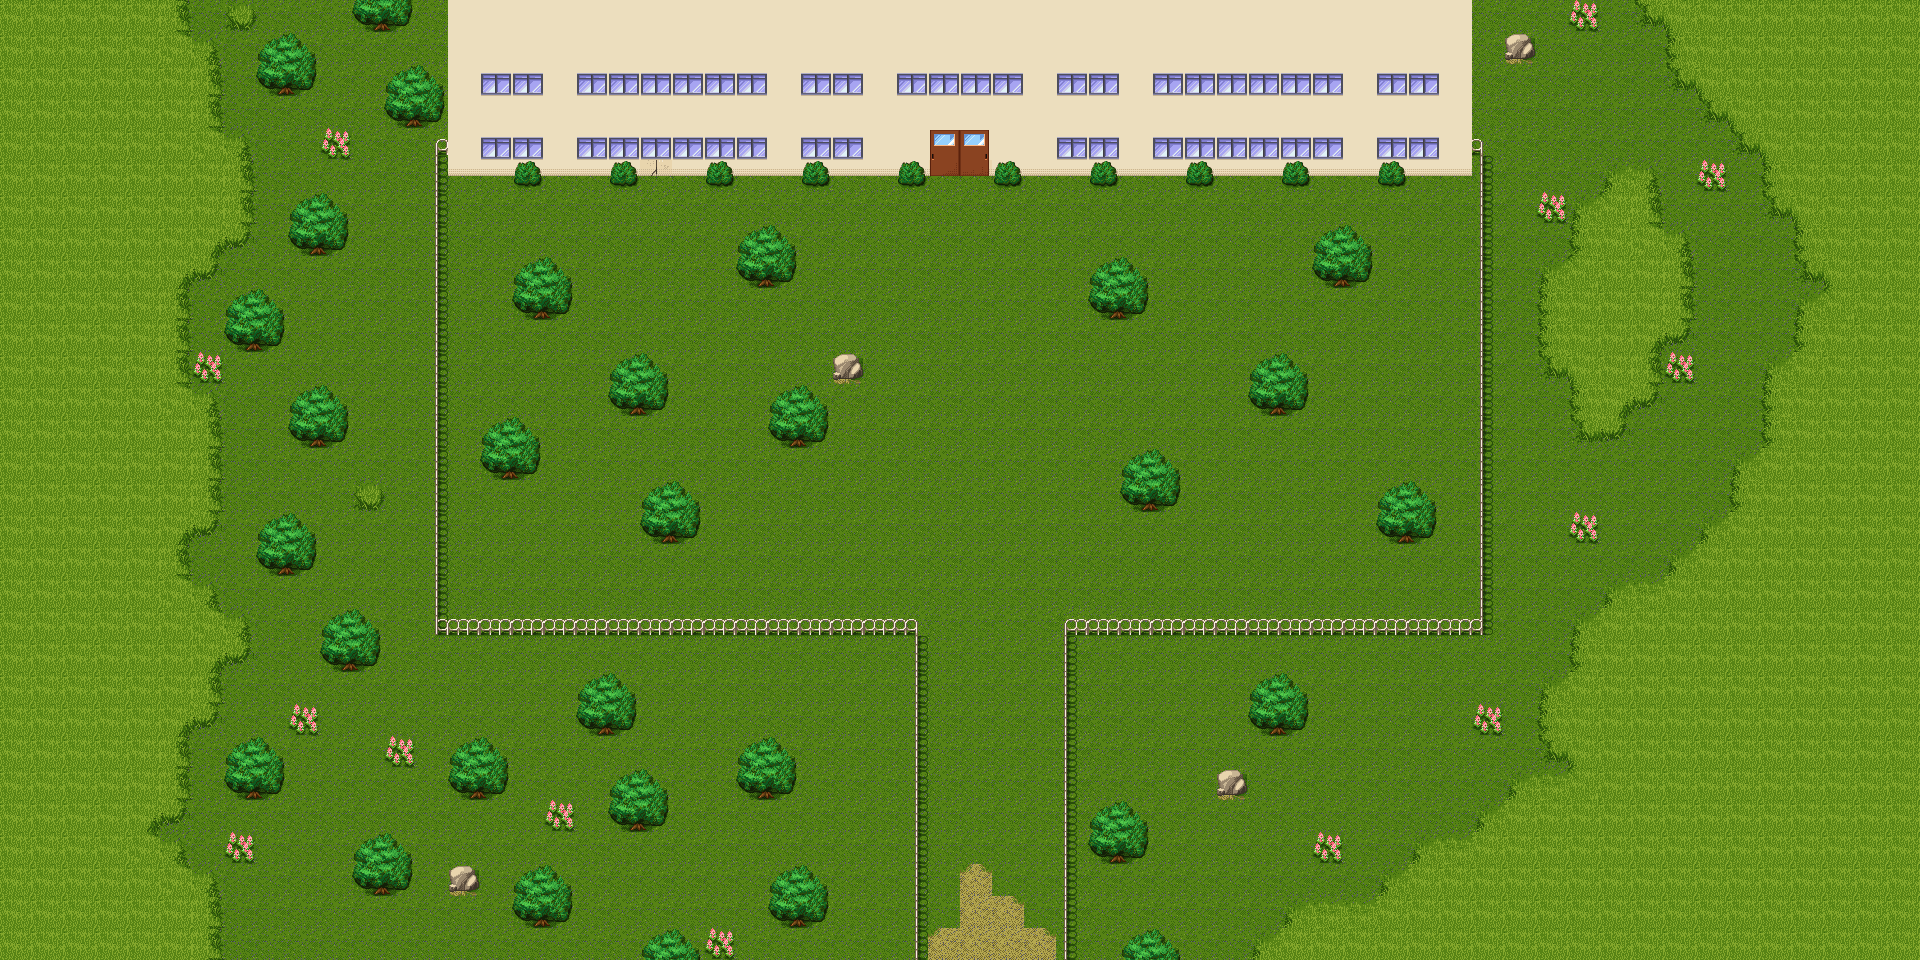

Below is a game level as drawn by its tile map, then a one-line description and the .tmx that defines it (tile-layer data replaced by summaries):
An orthogonal 60x30 tile map with 32x32 px tiles, 1 tile layer (tile), 1 hidden layer not drawn and 8 objects (7x Character, Link).

<map version="1.0" orientation="orthogonal" width="60" height="30" tilewidth="32" tileheight="32">
 <properties>
  <property name="music" value="outside.ogg" />
 </properties>
 <tileset firstgid="1" name="tileset1" tilewidth="32" tileheight="32">
  <image source="tileset1.png" width="384" height="1024" />
 </tileset>
 <layer name="tile" width="60" height="30">
  <data>[1800 cells, 1800 non-empty, 42 distinct tile ids]</data>
 </layer>
 <layer name="obstruction" width="60" height="30" visible="0" opacity="0.37">
  <data>[1800 cells, 167 non-empty, 1 distinct tile ids]</data>
 </layer>
 <objectgroup name="object" width="60" height="30">
  <object name="front-door" type="Link" x="928" y="160" width="64" height="32">
   <properties>
    <property name="link" value="front-door" />
    <property name="map" value="school-hall.tmx" />
   </properties>
  </object>
  <object name="Elmo" type="Character" x="864" y="288" width="32" height="32">
   <properties>
    <property name="direction" value="up" />
    <property name="script" value="elmo" />
    <property name="sprite" value="sprite2.png" />
   </properties>
  </object>
  <object name="Jack" type="Character" x="992" y="320" width="32" height="32">
   <properties>
    <property name="direction" value="up" />
    <property name="script" value="jack" />
    <property name="sprite" value="sprite3.png" />
   </properties>
  </object>
  <object name="Panda" type="Character" x="896" y="384" width="32" height="32">
   <properties>
    <property name="direction" value="down" />
    <property name="script" value="panda" />
    <property name="sprite" value="panda.png" />
   </properties>
  </object>
  <object name="@pandaFee" type="Character" x="928" y="896" width="32" height="32">
   <properties>
    <property name="direction" value="up" />
    <property name="script" value="fee" />
    <property name="sprite" value="panda.png" />
   </properties>
  </object>
  <object name="@pandaFi" type="Character" x="960" y="896" width="32" height="32">
   <properties>
    <property name="direction" value="up" />
    <property name="script" value="fi" />
    <property name="sprite" value="panda.png" />
   </properties>
  </object>
  <object name="@pandaFo" type="Character" x="992" y="896" width="32" height="32">
   <properties>
    <property name="direction" value="up" />
    <property name="script" value="fo" />
    <property name="sprite" value="panda.png" />
   </properties>
  </object>
  <object name="@pandaFum" type="Character" x="1024" y="896" width="32" height="32">
   <properties>
    <property name="direction" value="up" />
    <property name="script" value="fum" />
    <property name="sprite" value="panda.png" />
   </properties>
  </object>
 </objectgroup>
</map>